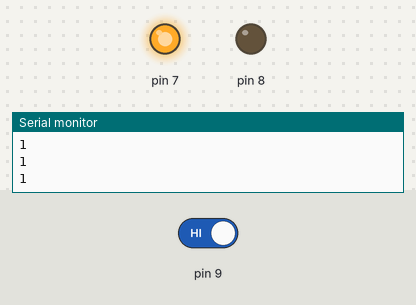
This sketch was run on a simulated Arduino Uno, built with avr-gcc and run on an emulated ATmega328P. Parts: output pins drawn as LEDs (lit = HIGH), the last lines printed to the serial monitor. Inputs (shaded band) come from the test bench; at power-on: pin 9 HIGH.

Above: at 1.2 s.
1.3 s: pin 9 driven LOW
At 1.6 s:
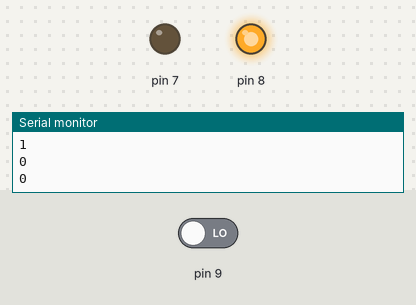
2.8 s: pin 9 driven HIGH
At 4.0 s:
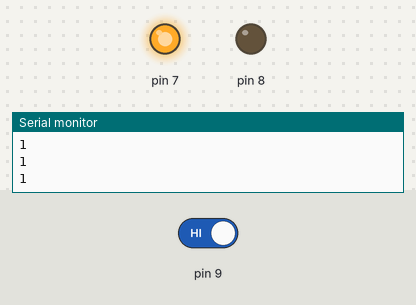
Timing chart, 0 to 5.8 s (numbered marks = the images above; inputs shaded):
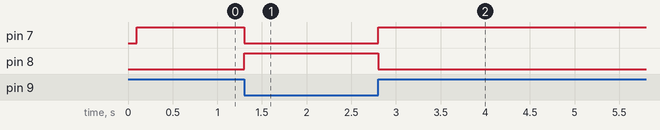

Measured:
- after the input at 1.3 s, pin 7: HIGH → LOW at once; pin 8: LOW → HIGH at once
- after the input at 2.8 s, pin 7: LOW → HIGH at once; pin 8: HIGH → LOW at once

The sketch:

3.5_Digital_Input.ino
```cpp
/*
button on pin 9
red led on 8
green led on 7
*/
int button = 0;
bool toggle = false;

void setup() {
    pinMode(9,INPUT);
    pinMode(8,OUTPUT);
    pinMode(7,OUTPUT);
    Serial.begin(9600);
}

void loop() {
  delay(100);
  Serial.println(button);
  button = digitalRead(9);
  if(button == LOW) {
    digitalWrite(8, HIGH);
    digitalWrite(7, LOW);

  }else{
      digitalWrite(8, LOW);
      digitalWrite(7, HIGH);
    }
}
```
